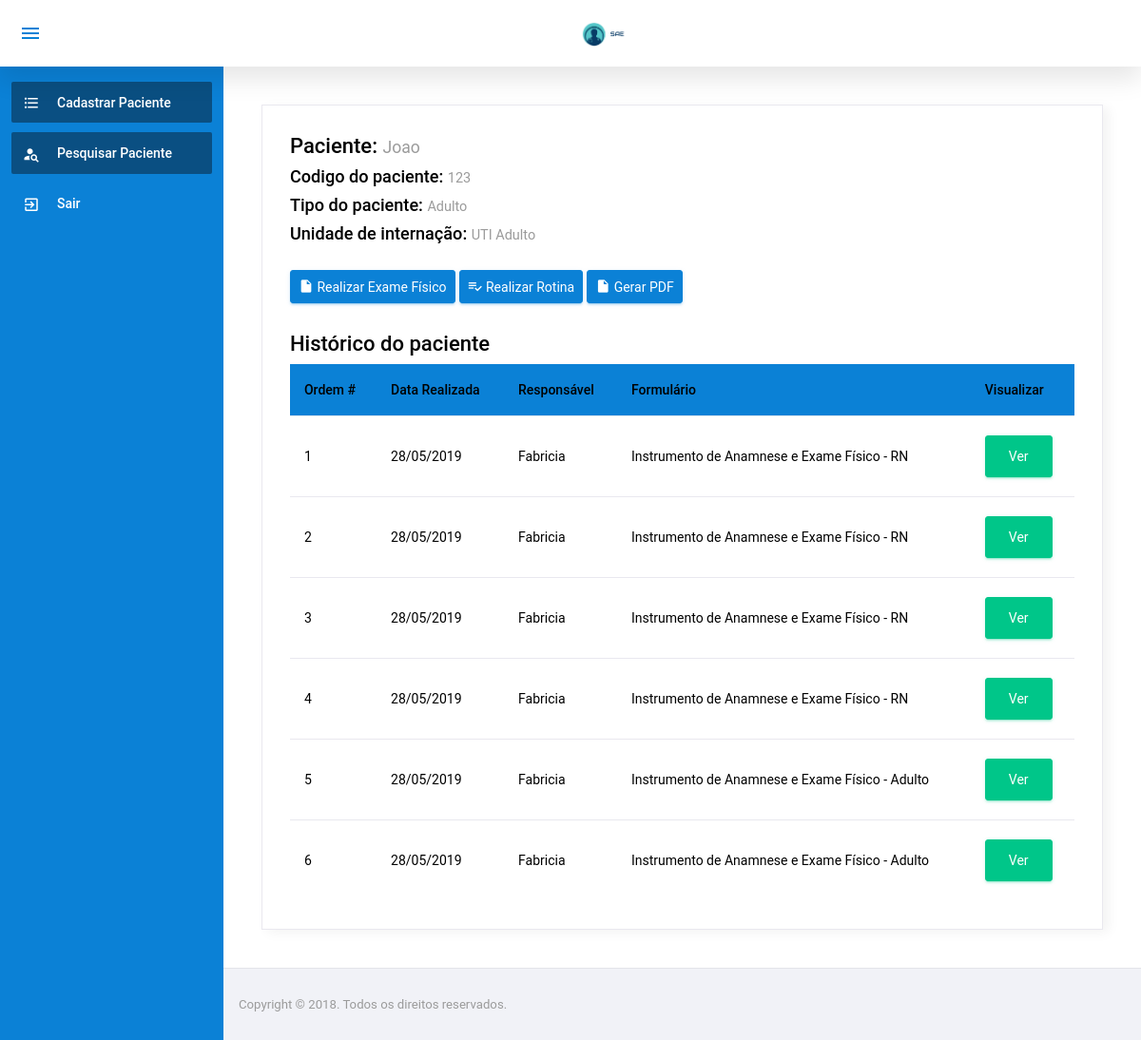
The page /paciente/Paciente.php?idPaciente=1 (signed in) on the database its author committed.
### tables this page shows
CREATE TABLE `paciente` (
  `IdPaciente` int(11) NOT NULL,
  `Nome` varchar(100) NOT NULL,
  `IdUnidadeInternacao` tinyint(4) NOT NULL,
  `IdTipoPaciente` tinyint(4) NOT NULL,
  `CodigoPaciente` int(11) NOT NULL
);

CREATE TABLE `tipopaciente` (
  `IdTipoPaciente` tinyint(4) NOT NULL,
  `Descricao` varchar(50) NOT NULL
);

CREATE TABLE `unidadeinternacao` (
  `IdUnidadeInternacao` tinyint(4) NOT NULL,
  `NomeUnidade` varchar(100) NOT NULL
);

CREATE TABLE `questionario` (
  `IdQuestionario` int(11) NOT NULL,
  `IdFormulario` int(11) NOT NULL,
  `IdPaciente` int(11) NOT NULL,
  `DataRealizado` date NOT NULL,
  `IdFuncionario` int(11) NOT NULL
);

CREATE TABLE `funcionario` (
  `IdFuncionario` int(11) NOT NULL,
  `nome` varchar(300) NOT NULL,
  `login` varchar(300) NOT NULL,
  `senha` varchar(300) NOT NULL,
  `IdTipoFuncionario` tinyint(4) NOT NULL
);

CREATE TABLE `formulario` (
  `IdFormulario` int(11) NOT NULL,
  `Descricao` varchar(100) NOT NULL
);

### config/BD.php (called while the page is built, shortened)
<?php
	class BancoDados{
		public static function obterConexao(){
			if(isset($conexao) == false){
				$conexao = new PDO("mysql:dbname=u989534060_sae;host=localhost","root","",array(PDO::MYSQL_ATTR_INIT_COMMAND => "SET NAMES utf8"));
				$conexao->setAttribute(PDO::ATTR_ERRMODE, PDO::ERRMODE_EXCEPTION);
			}
			return $conexao;
		}
	}
?>

### model/PacienteModel.php (called while the page is built, shortened)
<?php
	require_once $_SERVER["DOCUMENT_ROOT"] . "/sae/config/BD.php";
	class PacienteModel{
		private $bd;
		 function __construct(){
		 	$this->bd = BancoDados::obterConexao();
		 }
         public function listarInfosPaciente($idPaciente){
            $listarInfosPaciente = $this->bd->prepare("SELECT pac.IdPaciente, pac.Nome, pac.CodigoPaciente, tpPac.IdTipoPaciente, tpPac.Descricao, ui.NomeUnidade, ui.IdUnidadeinternacao
                                                       FROM Paciente as pac INNER JOIN tipopaciente as tpPac on tpPac.IdTipoPaciente = pac.IdTipoPaciente
                                                                            INNER JOIN unidadeinternacao as ui on ui.IdUnidadeInternacao = pac.IdUnidadeInternacao
                                                                            WHERE pac.IdPaciente = :idPaciente");
            $listarInfosPaciente->bindParam(":idPaciente", $idPaciente, PDO::PARAM_INT);
            $listarInfosPaciente->execute();
            $res = $listarInfosPaciente->fetchAll(PDO::FETCH_ASSOC);
            return $res;
         }
	}
?>

### model/QuestionarioModel.php (called while the page is built, shortened)
<?php
	require_once $_SERVER["DOCUMENT_ROOT"] . "/sae/config/BD.php";
	class QuestionarioModel{
		private $bd;
		 function __construct(){
		 	$this->bd = BancoDados::obterConexao();
		 }
        public function listarQuestFormFunc($idPaciente){
            $listarQuestFormFunc = $this->bd->query("SELECT IdQuestionario, form.IdFormulario, IdPaciente, DATE_FORMAT(DataRealizado, '%d/%m/%Y') AS dataFormatada, Descricao, func.Nome
                                        FROM Questionario
                                        INNER JOIN formulario as form on form.IdFormulario = questionario.IdFormulario
                                        INNER JOIN funcionario as func on func.IdFuncionario = questionario.IdFuncionario
                                        WHERE IdPaciente = '$idPaciente'");
            $res = $listarQuestFormFunc->fetchAll(PDO::FETCH_ASSOC);
            return $res;
        }
	}
?>

### paciente/Paciente.php (the view, shortened to what this page needs)
<!DOCTYPE html>
<html lang="pt-br">
<?php
    require_once $_SERVER["DOCUMENT_ROOT"]	. "/sae/model/PacienteModel.php";
    require_once $_SERVER["DOCUMENT_ROOT"]	. "/sae/model/QuestionarioModel.php";
    include $_SERVER["DOCUMENT_ROOT"] . "/sae/template/header.php";
    if (isset($_GET["idPaciente"])) {
        $idPaciente = $_GET["idPaciente"];
    }else{
        echo "<script>location.href='../paciente/PesquisarPaciente.php';</script>";
    }
    $pacienteModel = new PacienteModel();
    $resPaciente = $pacienteModel->listarInfosPaciente($idPaciente);
    $questionarioModel = new QuestionarioModel();
    $resQuestionario = $questionarioModel->listarQuestFormFunc($idPaciente);
?>
<body
?>>
  <div class="container-scroller">
    <?php require '../template/menuENF.php'; ?>
      <div class="main-panel">
        <div class="content-wrapper">
        <?php foreach($resPaciente as $paciente){?>
          <div class="card">
            <div class="card-body">
              <h4>Paciente: <small class="text-muted"><?php echo $paciente['Nome'];?></small> </h4>
              <h5>Codigo do paciente: <small class="text-muted"><?php echo $paciente['CodigoPaciente'];?></small> </h5>
              <h5>Tipo do paciente: <small class="text-muted"><?php echo $paciente['Descricao'];?></small> </h5>
              <h5>Unidade de internação: <small class="text-muted"><?php echo $paciente['NomeUnidade'];?></small> </h5>
              <br>
              <a class="mBottom10 buttonPesqPaciente btn btn-primary" href="../examefisico/ExameFisico.php?idPaciente=<?php echo $paciente['IdPaciente'];?>&tipoPaciente=<?php echo $paciente['IdTipoPaciente'];?>"><i class="mdi mdi-file menu-icon"></i> Realizar Exame Físico</a>
              <a class="mBottom10 buttonPesqPaciente btn btn-primary" href="../rotina/RotinaDiagnostico.php?idPaciente=<?php echo $paciente['IdPaciente'];?>">
              <i class="mdi mdi-playlist-check menu-icon"></i> Realizar Rotina</a>
              <a data-toggle="modal" data-target="#exampleModal-2" class="mBottom10 buttonPesqPaciente btn btn-primary"><i class="mdi mdi-file menu-icon"></i> Gerar PDF</a>
              <h4 style="margin-top: 20px;">Histórico do paciente</h4>
              <div class="row">
                <div class="col-12">
                  <div class="table-responsive">
                    <table id="order-listing" class="table">
                      <thead>
                        <tr>
                            <th>Ordem #</th>
                            <th>Data Realizada</th>
                            <th>Responsável</th>
                            <th>Formulário</th>
                            <th>Visualizar</th>
                        </tr>
                      </thead>
                      <tbody>
                    <?php
                    $ordem = 0;
                    foreach($resQuestionario as $questionario){
                      $ordem++;
                                        ?>
                        <tr>
                            <td><?php echo $ordem;?></td>
                            <td><?php echo $questionario['dataFormatada'];?></td>
                            <td><?php echo $questionario['Nome'];?></td>
                            <td><?php echo $questionario['Descricao'];?></td>
                            <td>
                              <a class="btn btn-success btn-md" <?php echo 'href="pacienteFormulario.php?idPaciente='. $paciente['IdPaciente'] . '&idQuestionario=' . $questionario['IdQuestionario'] . '"';?>>Ver</a>
                            </td>
                        </tr>
                    <?php } ?>
                      </tbody>
                    </table>
                  </div>
                </div>
              </div>
            </div>
          </div>
        <?php }?>
        </div>
        <?php require '../template/footer.php';?>
      </div>
    </div>
  </div>
</body>
</html>

### rows shown on the page
paciente: Nome "Joao", CodigoPaciente "123", IdTipoPaciente.Descricao "Adulto", IdUnidadeInternacao.NomeUnidade "UTI Adulto"
questionario: dataFormatada "28/05/2019", IdFuncionario.nome "Fabricia", IdFormulario.Descricao "Instrumento de Anamnese e Exame Físico - RN"
questionario: dataFormatada "28/05/2019", IdFuncionario.nome "Fabricia", IdFormulario.Descricao "Instrumento de Anamnese e Exame Físico - RN"
questionario: dataFormatada "28/05/2019", IdFuncionario.nome "Fabricia", IdFormulario.Descricao "Instrumento de Anamnese e Exame Físico - RN"
questionario: dataFormatada "28/05/2019", IdFuncionario.nome "Fabricia", IdFormulario.Descricao "Instrumento de Anamnese e Exame Físico - RN"
questionario: dataFormatada "28/05/2019", IdFuncionario.nome "Fabricia", IdFormulario.Descricao "Instrumento de Anamnese e Exame Físico - Adulto"
questionario: dataFormatada "28/05/2019", IdFuncionario.nome "Fabricia", IdFormulario.Descricao "Instrumento de Anamnese e Exame Físico - Adulto"
